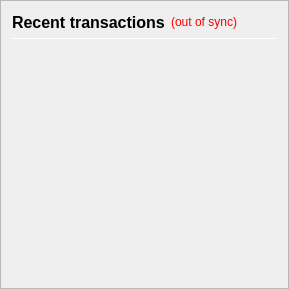
                <widget class="QFrame" name="frame_RecentTransactions">
                 <property name="minimumSize">
                  <size>
                   <width>0</width>
                   <height>0</height>
                  </size>
                 </property>
                 <property name="frameShape">
                  <enum>QFrame::StyledPanel</enum>
                 </property>
                 <property name="frameShadow">
                  <enum>QFrame::Raised</enum>
                 </property>
                 <layout class="QVBoxLayout" name="verticalLayout_4" stretch="0,0,0,0">
                  <item>
                   <layout class="QHBoxLayout" name="horizontalLayout_2">
                    <item>
                     <widget class="QLabel" name="label_4">
                      <property name="minimumSize">
                       <size>
                        <width>0</width>
                        <height>20</height>
                       </size>
                      </property>
                      <property name="font">
                       <font>
                        <pointsize>12</pointsize>
                        <weight>75</weight>
                        <bold>true</bold>
                       </font>
                      </property>
                      <property name="text">
                       <string>Recent transactions</string>
                      </property>
                     </widget>
                    </item>
                    <item>
                     <widget class="QLabel" name="labelTransactionsStatus">
                      <property name="cursor">
                       <cursorShape>WhatsThisCursor</cursorShape>
                      </property>
                      <property name="toolTip">
                       <string>The displayed information may be out of date. Your wallet automatically synchronizes with the ZOA network after a connection is established, but this process has not completed yet.</string>
                      </property>
                      <property name="styleSheet">
                       <string notr="true">QLabel { color: red; }</string>
                      </property>
                      <property name="text">
                       <string notr="true">(out of sync)</string>
                      </property>
                      <property name="alignment">
                       <set>Qt::AlignRight|Qt::AlignTrailing|Qt::AlignVCenter</set>
                      </property>
                     </widget>
                    </item>
                    <item>
                     <spacer name="horizontalSpacer_Transaction">
                      <property name="orientation">
                       <enum>Qt::Horizontal</enum>
                      </property>
                      <property name="sizeHint" stdset="0">
                       <size>
                        <width>40</width>
                        <height>20</height>
                       </size>
                      </property>
                     </spacer>
                    </item>
                   </layout>
                  </item>
                  <item>
                   <widget class="Line" name="line_Transactions">
                    <property name="minimumSize">
                     <size>
                      <width>0</width>
                      <height>1</height>
                     </size>
                    </property>
                    <property name="maximumSize">
                     <size>
                      <width>16777215</width>
                      <height>1</height>
                     </size>
                    </property>
                    <property name="orientation">
                     <enum>Qt::Horizontal</enum>
                    </property>
                   </widget>
                  </item>
                  <item>
                   <widget class="QListView" name="listTransactions">
                    <property name="minimumSize">
                     <size>
                      <width>0</width>
                      <height>0</height>
                     </size>
                    </property>
                    <property name="styleSheet">
                     <string notr="true">QListView { background: transparent; }</string>
                    </property>
                    <property name="frameShape">
                     <enum>QFrame::NoFrame</enum>
                    </property>
                    <property name="verticalScrollBarPolicy">
                     <enum>Qt::ScrollBarAlwaysOff</enum>
                    </property>
                    <property name="horizontalScrollBarPolicy">
                     <enum>Qt::ScrollBarAlwaysOff</enum>
                    </property>
                    <property name="selectionMode">
                     <enum>QAbstractItemView::NoSelection</enum>
                    </property>
                   </widget>
                  </item>
                  <item>
                   <spacer name="verticalSpacer_2">
                    <property name="orientation">
                     <enum>Qt::Vertical</enum>
                    </property>
                    <property name="sizeType">
                     <enum>QSizePolicy::Expanding</enum>
                    </property>
                    <property name="sizeHint" stdset="0">
                     <size>
                      <width>20</width>
                      <height>40</height>
                     </size>
                    </property>
                   </spacer>
                  </item>
                 </layout>
                </widget>
